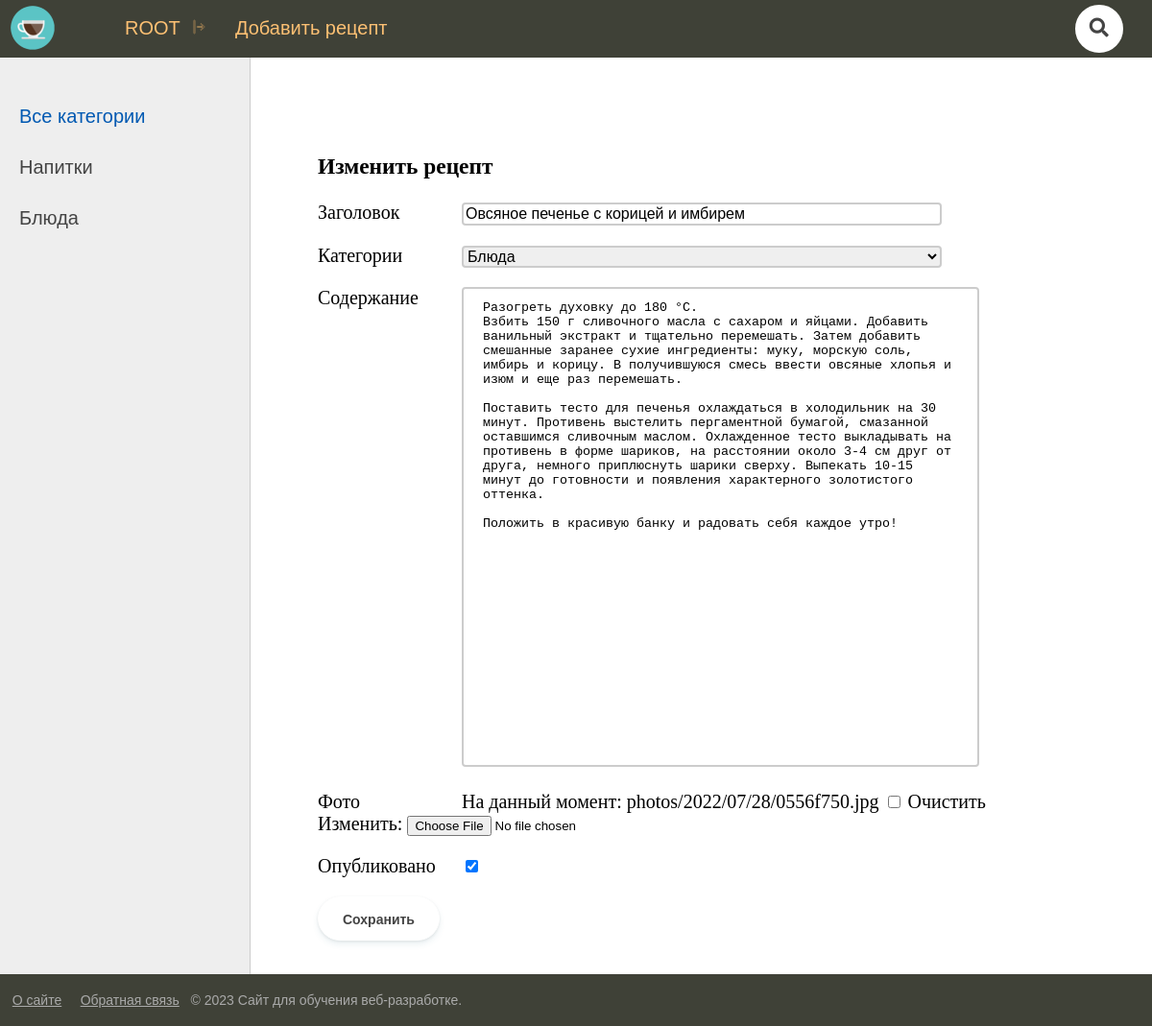
The app's page /post/blog-5/edite/ (signed in) with its own data.
### blog/models.py (models this page shows, shortened)
class Category(models.Model):
    name = models.CharField(max_length=100, db_index=True, verbose_name="Категория")
    slug = AutoSlugField(populate_from="name", max_length=255, unique=True, db_index=True, verbose_name="URL")
    def __str__(self):
        return self.name
    def get_absolute_url(self):
        return reverse('category', kwargs={'cat_slug': self.slug})
    class Meta:
        verbose_name = 'Категория'
        verbose_name_plural = 'Категории'
        ordering = ['id']

class Blog(models.Model):
    title = models.CharField(max_length=255, verbose_name="Заголовок")
    slug = AutoSlugField(populate_from="title", max_length=255, unique=True, db_index=True, verbose_name="URL")
    content = models.TextField(blank=True, verbose_name="Содержание")
    photo = models.ImageField(upload_to="photos/%Y/%m/%d/", verbose_name="Фото", blank=True)
    time_create = models.DateTimeField(auto_now_add=True, verbose_name="Время создания")
    time_update = models.DateTimeField(auto_now=True, verbose_name="Время изменения")
    is_published = models.BooleanField(default=False, verbose_name="Опубликовано")
    cat = models.ForeignKey('Category', on_delete=models.PROTECT, verbose_name="Категории")
    author = models.ForeignKey(User, on_delete=models.PROTECT, verbose_name="Автор")
    votes = GenericRelation("LikeDislike", related_query_name='blog')
    class Meta:
        verbose_name = 'Блог'
        verbose_name_plural = 'Блоги'
        ordering = ['-time_create', 'title']

### blog/views.py (the view)
# urls.py: path('post/<slug:slug>/edite/', PostUpdateView.as_view(), name='post_update'),
class PostUpdateView(DataMixin, UpdateView):
    model = Blog
    form_class = AddPostForm
    template_name = "blog/addpage.html"
    success_url = reverse_lazy("home")
    def dispatch(self, request, *args, **kwargs):
        author = Blog.objects.get(slug=self.kwargs["slug"]).author
        if request.user.is_authenticated and request.user == author:
            return super().dispatch(request, *args, **kwargs)
        else:
            return redirect("login")
    def get_context_data(self, *, object_list=None, **kwargs):
        context = super().get_context_data(**kwargs)
        context["title"] = "Изменить рецепт"
        c_def = self.get_user_data()
        context.update(c_def)
        return context

### blog/forms.py (shortened to what this page needs)
class AddPostForm(forms.ModelForm):
    def __init__(self, *args, **kwargs):
        super().__init__(*args, **kwargs)
        self.fields["cat"].empty_label = "Категория не выбрана"
    class Meta:
        model = Blog
        fields = ["title", "cat", "content", "photo", "is_published"]
        widgets ={
            "title": forms.TextInput(attrs={'class': 'form-input', "placeholder": "Название рецепта"}),
            "content": forms.Textarea(attrs={'cols': 60, 'rows': 10}),
        }

### blog/utils.py (called while the page is built)
    def get_user_data(self, **kwargs):
        context = kwargs
        cats = Category.objects.all()
        context["cats"] = cats
        context["header_menu"] = header_menu
        context["footer_menu"] = footer_menu
        if "cat_selected" not in context:
            context["cat_selected"] = 0
        return context

### blog/templates/blog/addpage.html (shortened to what this page needs)
{% extends 'blog/base.html' %}
{% block content %}
<h3>{{ title }}</h3>
<form action="{{ post.get_absolute_url }}" method="post" enctype="multipart/form-data">
{% for f in form %}
<p><label class="form-label" for="{{ f.id_for_label }}">{{ f.label }}</label>{{ f }}</p>
{% endfor %}
<button type="submit">Сохранить</button>
</form>
{% endblock %}

### blog/templates/blog/base.html (shortened to what this page needs)
{% load static %}
<!DOCTYPE html>
<html>
<head>
	<link type="text/css" href="{% static 'blog/css/styles.css' %}" rel="stylesheet" />
	<link rel="stylesheet" href="https://maxcdn.bootstrapcdn.com/font-awesome/4.5.0/css/font-awesome.min.css">
</head>
<body>
<table class="table-page" border=0 cellpadding="0" cellspacing="0">
<tr><td valign=top>
{% block mainmenu %}
		<div class="header">
			<ul id="mainmenu" class="mainmenu">
				<li class="logo"><a href="{% url 'home' %}"><div class="logo"></div></a></li>
				<li class="first">
				 {% if request.user.is_authenticated %}
					<li class="first"> {{user.username | upper }}&nbsp;&nbsp;<a href="{% url 'logout' %}"><img class="logout" src="{% static 'blog/images/logout1.svg' %}"</img></a></li>
				{% else %}
					<li class="first"><a href="{% url 'register' %}">Регистрация</a> | <a href="{% url 'login' %}">Войти</a></li>
				{% endif %}
				</li>
				{% for m in header_menu %}
					<li><a href="{% url m.url_name %}">{{m.title}}</a></li>
				{% endfor %}
				<li class="last">
					<li class="last">
						<link rel="stylesheet" href="https://use.fontawesome.com/releases/v5.3.1/css/all.css">
						<form class="search" action="{% url 'search' %}" method="get">
  							<i class="fa fa-search"></i>
						</form>
					</li>
				</li>
			</ul>
		</div>
{% endblock mainmenu %}
<table class="table-content" border=0 cellpadding="0" cellspacing="0">
<tr>
	<td valign="top" class="left-chapters">
	<ul id="leftchapters">
{% if cat_selected == 0 %}
		<li class="selected">Все категории</li>
{% else %}
		<li><a href="{% url 'home' %}">Все категории</a></li>
{% endif %}
{% for c in cats %}
		{% if cat_selected == c.pk %}
			<li class="selected">{{ c.name }}</li>
		{% else %}
			<li><a href="{{ c.get_absolute_url }}">{{ c.name }}</a></li>
		{% endif %}
{% endfor %}
	</ul>
</td>
<td valign="top" class="content">
	<div class="content-text">
{% block content %}
{% endblock %}
	</div>
</td></tr></table>
</td></tr>
<tr><td valign=top>
	<div id="footer">
	<p>
		{% for m in footer_menu %}
			&nbsp; <a href="{% url m.url_name %}">{{m.title}}</a> &nbsp;
		{% endfor %}
		&copy; {% now "Y" %} Сайт для обучения веб-разработке.
	</p>
	</div>
</td></tr></table>
</body>
</html>

### blog/static/blog/css/styles.css (style rules this page uses)
html, body { font-family: 'Arial'; margin: 0; padding: 0; height: 100%; width: 100%; color: #444; }
a { color: black; text-decoration: none; }
form.search { position: relative; top: 50%; left: 50%; transform: translate(-50%,-50%); transition: all 1s; width: 50px; height: 50px; background: white; box-sizing: border-box; border-radius: 25px; border: 4px solid white; padding: 5px; margin: 12px 0px 0 0px; }
.fa { box-sizing: border-box; padding: 10px; width: 42.5px; height: 42.5px; position: absolute; top: 0; right: 0; border-radius: 50%; color: #444; text-align: center; font-size: 1.2em; transition: all 1s; }
img { max-width: 600px; height: auto; }
img.logout { opacity:0.5; filter:alpha(opacity=50); }
.table-page { width: 100%; height: 100%; vertical-align: top; }
.table-page tr { height: 100%; }
.header { background: #3F4137; height: 60px; z-index: 999999; }
.logo { background: url('../images/logo.png') no-repeat 10px 5px; width: 70px; height: 60px; }
ul.mainmenu { list-style: none; margin: 0; padding: 0; height: 60px; color: #fdc073; font-size: 20px; overflow: hidden; }
ul.mainmenu li { float: left; margin: 18px 0px 0 30px; }
ul.mainmenu li.logo { margin: 0; }
ul.mainmenu li.last { float: right; }
ul.mainmenu li a { color: #fdc073; text-decoration: none; }
.table-content { width: 100%; min-height: 100%; height: 100%; }
.left-chapters { margin: 0; background: #eee; border-right: 1px solid #ccc; min-height: 100%; }
.left-chapters ul { width: 230px; min-height: 100%; margin: 0; padding: 20px 10px 10px 20px; list-style: none; font-size: 20px; min-height: calc(100vh - 55px); }
.left-chapters ul li { margin: 30px 0 0 0; color: #999; }
.left-chapters ul li.selected { color: #0059b2; }
.left-chapters ul li a { color: #444; text-decoration: none; }
.content { padding: 40px 20px 20px 40px; width: 100%; box-sizing: border-box; }
.content-text { margin: 60px 0 0 30px; color: #000; font-size: 20px; font-family: Yandex Sans Display Light; }
#footer { box-sizing: border-box; background: #3F4137; padding: 5px; color: #aaa; font-size: 14px; font-family: Verdana, Geneva, Arial, Helvetica; text-align: left; overflow: hidden; }
#footer a { text-decoration: underline; color: #aaa; }
.form-input { width: 492px; font-size: 16px; border: 2px solid #ccc; border-radius: 4px; font-size: 16px; }
.form-label { display: inline-block; min-width: 150px; vertical-align: top; }
button { display: inline-block; box-sizing: border-box; padding: 0 25px; margin: 0 15px 15px 0; outline: none; border: 1px solid #fff; border-radius: 50px; height: 46px; line-height: 46px; font-size: 14px; font-weight: 600; text-decoration: none; color: #444; background-color: #fff; box-shadow: 0 4px 6px rgb(65 132 144 / 10%), 0 1px 3px rgb(0 0 0 / 8%); cursor: pointer; user-select: none; appearance: none; touch-action: manipulation; vertical-align: top; transition: box-shadow 0.2s; }
textarea { height: 500px; padding: 12px 20px; box-sizing: border-box; border: 2px solid #ccc; border-radius: 4px; resize: none; }
select#id_cat { width: 500px; font-size: 16px; border: 2px solid #ccc; border-radius: 4px; font-size: 16px; }

### records on screen
Category: name "Напитки"
Category: name "Блюда"
Blog: form "Овсяное печенье с корицей и имбирем" "Блюда" "Разогреть духовку до 180 °С. Взбить 150 г сливочного масла с сахаром и яйцами. Добавить ванильный экстракт и тщательно перемешать. Затем добавить смешанные заранее сухие ингредиенты: муку, морскую соль, имбирь и корицу. В получившуюся смесь ввести овсяные хлопья и изюм и еще раз перемешать. Поставить тесто для печенья охлаждаться в холодильник на 30 минут. Противень выстелить пергаментной бумагой, смазанной оставшимся сливочным маслом. Охлажденное тесто выкладывать на противень в форме шариков, на расстоянии около 3-4 см друг от друга, немного приплюснуть шарики сверху. Выпекать 10-15 минут до готовности и появления характерного золотистого оттенка. Положить в красивую банку и радовать себя…" "☑"

### other values on screen
{{ user.username | upper }} "ROOT"
{{ m.title }} "Добавить рецепт"
{{ title }} "Изменить рецепт"
{{ f.label }} "Заголовок" "Категории" "Содержание" "Фото" "Опубликовано"
{{ m.title }} "О сайте" "Обратная связь"
